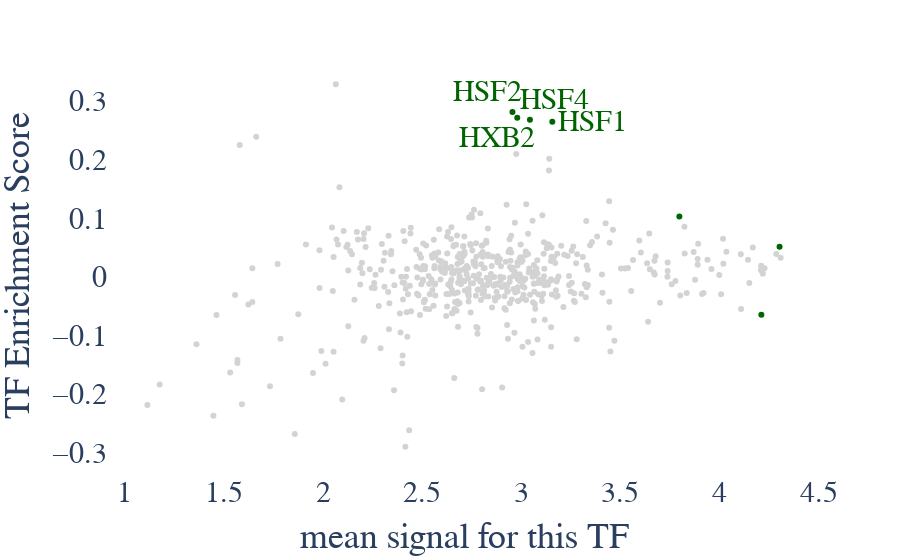

Write notebook code for a chart like this one.
### Code cell
filename = ATACErichs
sample="ATAC_D21_42"
labelcolor = samplecolor[sample]
ofn = ATACoutdir+"ATAC_D21.MA.svg"
outdf = MAplotresults_labeledpoints(filename, yshifts=[0,20,20,-20], xshifts=[40,25,-25,-20],outfilename=ofn, labelcolor=labelcolor)

### Figure 1 — Plotly figure (JSON) as saved in the notebook; plotly's stock layout.template omitted (floating-point values rounded to 4 significant figures; data arrays with more than 128 entries replaced by an {"elided": "..."} marker saying what was removed)
{"data": [{"customdata": [["HSF1_HUMAN.H10MO.A", 1e-20, 1e-21], ["CPEB1_HUMAN.H10MO.D", 1, 1e-19], ["HSF4_HUMAN.H10MO.D", 1e-18, 1e-17], ["HSF2_HUMAN.H10MO.A", 1e-15, 1e-16], ["TBX15_HUMAN.H10MO.D", 1e-07, 1e-15], ["HXB2_HUMAN.H10MO.D", 1e-16, 1e-15], ["IRF4_HUMAN.H10MO.C", 1e-09, 1e-13]], "hovertemplate": "cutoff=Sig<br>x=%{x}<br>Corrected E-Score=%{y}<br>#TF=%{customdata[0]}<br>P-adj=%{customdata[1]}<br>Corrected P-adj=%{customdata[2]}<extra></extra>", "legendgroup": "Sig", "marker": {"color": "#006400", "symbol": "circle"}, "mode": "markers", "name": "Sig", "orientation": "v", "showlegend": true, "type": "scatter", "x": [3.156, 4.21, 3.043, 2.955, 4.302, 2.98, 3.797], "xaxis": "x", "y": [0.2644, -0.06488, 0.268, 0.2814, 0.05117, 0.2714, 0.1028], "yaxis": "y"}, {"customdata": {"elided": "634x3 mixed values"}, "hovertemplate": "cutoff=N.S.<br>x=%{x}<br>Corrected E-Score=%{y}<br>#TF=%{customdata[0]}<br>P-adj=%{customdata[1]}<br>Corrected P-adj=%{customdata[2]}<extra></extra>", "legendgroup": "N.S.", "marker": {"color": "#D3D3D3", "symbol": "circle"}, "mode": "markers", "name": "N.S.", "orientation": "v", "showlegend": true, "type": "scatter", "x": {"elided": "634 float values"}, "xaxis": "x", "y": {"elided": "634 float values"}, "yaxis": "y"}], "layout": {"annotations": [{"font": {"color": "#006400", "family": "sans serif", "size": 30}, "showarrow": false, "text": "HSF1", "x": 3.156, "xshift": 40, "y": 0.2644, "yshift": 0}, {"font": {"color": "#006400", "family": "sans serif", "size": 30}, "showarrow": false, "text": "HSF4", "x": 3.043, "xshift": 25, "y": 0.268, "yshift": 20}, {"font": {"color": "#006400", "family": "sans serif", "size": 30}, "showarrow": false, "text": "HSF2", "x": 2.955, "xshift": -25, "y": 0.2814, "yshift": 20}, {"font": {"color": "#006400", "family": "sans serif", "size": 30}, "showarrow": false, "text": "HXB2", "x": 2.98, "xshift": -20, "y": 0.2714, "yshift": -20}], "font": {"family": "sans serif", "size": 30}, "legend": {"title": {"text": "cutoff"}, "tracegroupgap": 0}, "margin": {"t": 60}, "paper_bgcolor": "rgba(0, 0, 0, 0)", "plot_bgcolor": "rgba(0, 0, 0, 0)", "showlegend": false, "xaxis": {"anchor": "y", "domain": [0, 1], "title": {"text": "mean signal for this TF"}}, "yaxis": {"anchor": "x", "domain": [0, 1], "title": {"text": "TF Enrichment Score"}}}}
